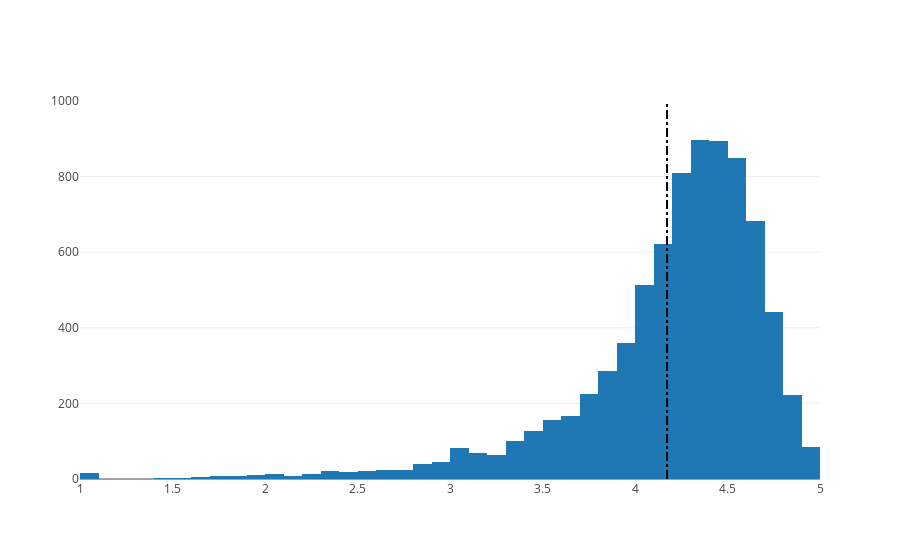

Here is the notebook cell this chart was saved with:
### Markdown cell above
## 4. Distribution of app ratings
<p>After having witnessed the market share for each category of apps, let's see how all these apps perform on an average. App ratings (on a scale of 1 to 5) impact the discoverability, conversion of apps as well as the company's overall brand image. Ratings are a key performance indicator of an app.</p>
<p>From our research, we found that the average volume of ratings across all app categories is <code>4.17</code>. The histogram plot is skewed to the right indicating that the majority of the apps are highly rated with only a few exceptions in the low-rated apps.</p>

### Code cell
# Average rating of apps
avg_app_rating = apps['Rating'].mean()
print('Average app rating = ', avg_app_rating)

# Distribution of apps according to their ratings
data = [go.Histogram(
        x = apps['Rating'],
        xbins = {'start': 1, 'size': 0.1, 'end' : 5}
)]

# Vertical dashed line to indicate the average app rating
layout = {'shapes': [{
              'type' :'line',
              'x0': avg_app_rating,
              'y0': 0,
              'x1': avg_app_rating,
              'y1': 1000,
              'line': { 'dash': 'dashdot'}
          }]
          }

plotly.offline.iplot({'data': data, 'layout': layout})

### Figure 1 — Plotly figure (JSON) as saved in the notebook; plotly's stock layout.template omitted (floating-point values rounded to 4 significant figures; data arrays with more than 128 entries replaced by an {"elided": "..."} marker saying what was removed)
{"data": [{"x": {"elided": "9659 float values"}, "xbins": {"end": 5, "size": 0.1, "start": 1}, "type": "histogram", "uid": "05459516-4c69-4a71-9782-e9675a722fb6"}], "layout": {"shapes": [{"line": {"dash": "dashdot"}, "type": "line", "x0": 4.173, "x1": 4.173, "y0": 0, "y1": 1000}]}}
